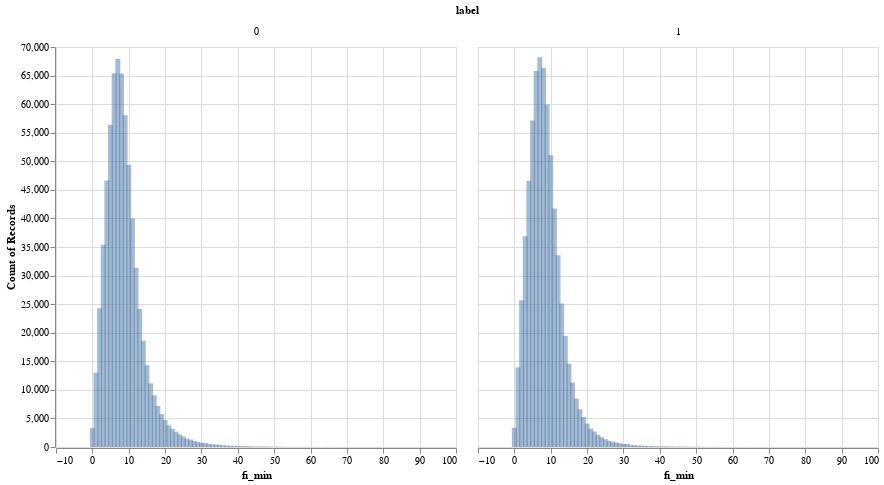

Notebook cell for this chart:
### Code cell
alt.Chart(df).mark_bar(opacity=0.5).encode(
    alt.X('fi_min:Q'),
    alt.Y('count():Q'),
).properties(
    width=400,
    height=400
).facet('label')

### Figure 1 — Vega specification as saved in the notebook (floating-point values rounded to 4 significant figures; data arrays with more than 128 entries replaced by an {"elided": "..."} marker saying what was removed)
{"$schema": "https://vega.github.io/schema/vega/v5.json", "data": [{"name": "source_0", "values": {"elided": "165 records"}}, {"name": "facet_domain"}, {"name": "facet_domain_row", "values": [{"data": 0.0}]}, {"name": "facet_domain_column", "values": [{"data": 0.0}, {"data": 1.0}]}, {"name": "source_0_x_domain_fi_min", "values": [{"min": 0, "max": 93}]}, {"name": "source_0_y_domain___count", "values": [{"min": 1, "max": 68192}]}], "signals": [{"name": "child_width", "value": 400}, {"name": "child_height", "value": 400}], "marks": [{"type": "group", "name": "facet-title", "title": {"text": "label", "style": "guide-title", "offset": 10}, "role": "column-title"}, {"type": "group", "name": "row_header", "from": {"data": "facet_domain_row"}, "encode": {"update": {"height": {"signal": "child_height"}}}, "axes": [{"scale": "y", "orient": "left", "tickCount": {"signal": "ceil(child_height/40)"}, "zindex": 0, "grid": false, "labelOverlap": true, "title": "Count of Records"}], "role": "row-header"}, {"type": "group", "name": "column_footer", "from": {"data": "facet_domain_column"}, "encode": {"update": {"width": {"signal": "child_width"}}}, "axes": [{"scale": "x", "title": "fi_min", "grid": false, "labelOverlap": true, "labelFlush": true, "orient": "bottom", "zindex": 0, "tickCount": {"signal": "ceil(child_width/40)"}}], "role": "column-footer"}, {"type": "group", "name": "cell", "from": {"facet": {"data": "source_0", "name": "facet", "groupby": ["label"]}}, "sort": {"field": ["datum[\"label\"]"], "order": ["ascending"]}, "encode": {"update": {"width": {"signal": "child_width"}, "height": {"signal": "child_height"}}}, "marks": [{"type": "rect", "name": "child_marks", "from": {"data": "facet"}, "encode": {"update": {"opacity": {"value": 0.5}, "width": {"value": 5}, "y2": {"value": 0, "scale": "y"}, "xc": {"field": "fi_min", "scale": "x"}, "fill": {"value": "#4c78a8"}, "y": {"field": "__count", "scale": "y"}}}, "style": ["bar"]}], "axes": [{"scale": "x", "domain": false, "minExtent": 0, "maxExtent": 0, "orient": "bottom", "grid": true, "labels": false, "tickCount": {"signal": "ceil(child_width/40)"}, "aria": false, "ticks": false, "gridScale": "y", "zindex": 0}, {"scale": "y", "domain": false, "maxExtent": 0, "labels": false, "minExtent": 0, "grid": true, "aria": false, "orient": "left", "ticks": false, "tickCount": {"signal": "ceil(child_height/40)"}, "gridScale": "x", "zindex": 0}], "title": {"text": {"signal": "format(parent[\"label\"], \"\")"}, "style": "guide-label", "frame": "group", "offset": 10}, "style": "cell"}], "scales": [{"name": "x", "type": "linear", "domain": [{"signal": "(data(\"source_0_x_domain_fi_min\")[0] || {}).min"}, {"signal": "(data(\"source_0_x_domain_fi_min\")[0] || {}).max"}], "range": [0, {"signal": "child_width"}], "padding": 5, "zero": false, "nice": true}, {"name": "y", "type": "linear", "domain": [{"signal": "(data(\"source_0_y_domain___count\")[0] || {}).min"}, {"signal": "(data(\"source_0_y_domain___count\")[0] || {}).max"}], "range": [{"signal": "child_height"}, 0], "zero": true, "nice": true}], "padding": 5, "layout": {"padding": 20, "bounds": "full", "align": "all"}, "background": "white"}
